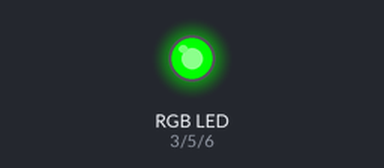
Bench run of a sketch on a simulated Arduino Uno, built with avr-gcc and run on an emulated ATmega328P. On the bench: an RGB LED mixed from three pins (HIGH = lit).

Above: at 0.05 s.
At 7.55 s:
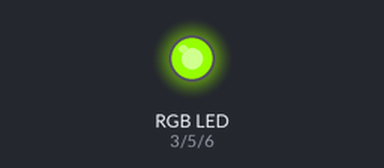
At 15.2 s:
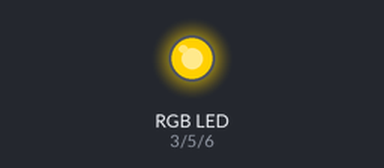
At 30.5 s:
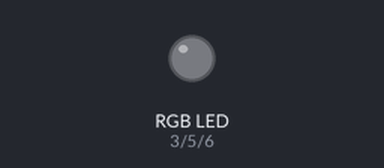
Timing chart, 0 to 39.7 s (numbered marks = the images above):
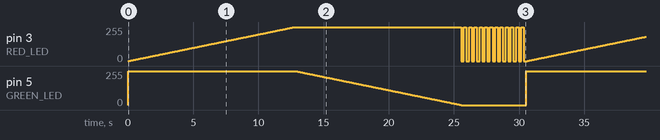

The sketch:

rgb_led.ino
```cpp
const int RED_LED = 3;
const int GREEN_LED = 5;
const int BLUE_LED = 6;

int loopCounter = 0;
uint32_t colors [] = {
    0xFF9900, // Yellow
    0x6A0DAD, // Purple
    0x33FFFF, // Cyan
    0xFF5000, // Orange
    0xE5CCFF  // Lavender
  };
int colorCount = 5;

void setup() {
  // put your setup code here, to run once:
  pinMode(RED_LED, OUTPUT);
  pinMode(GREEN_LED, OUTPUT);
  pinMode(BLUE_LED, OUTPUT);

  Serial.begin(9600);
}

void loop() {
  // put your main code here, to run repeatedly:
  for (int r = 0; r < 256; r++) {
    writeColor((uint32_t)r << 16 | 0x00FF00);
    delay(50);
  }

  for (int g = 255; g > 0; g--) {
    writeColor(0xFF0000 | (g << 8));
    delay(50);
  }

  for (int flash = 0; flash < 25; flash++) {
    if (flash % 2 == 0) {
      writeColor(0x000000);
    } else {
      writeColor(0xFF0000);
    }
    delay(200);
  }
//  writeColor(colors[loopCounter]);
//  loopCounter = (loopCounter + 1) % colorCount;

//  delay(5000);
}

void writeColor(uint32_t color) {
    int red = (color >> 16) & 0xFF;
    int green = (color >> 8) & 0xFF;
    int blue = color & 0xFF;

//    Serial.print(red);
//    Serial.print(", ");
//    Serial.println(green);
//    Serial.print(", ");
//    Serial.println(blue);

    analogWrite(RED_LED, red);
    analogWrite(GREEN_LED, green);
    analogWrite(BLUE_LED, blue);
}
```

Measured:
- by itself, pin 3 (RED_LED): ramps from 0/255 to 255/255 and jumps back, once every 0.40 s
- by itself, pin 5 (GREEN_LED): ramps from 255/255 to 0/255 and jumps back, once every 30.6 s
